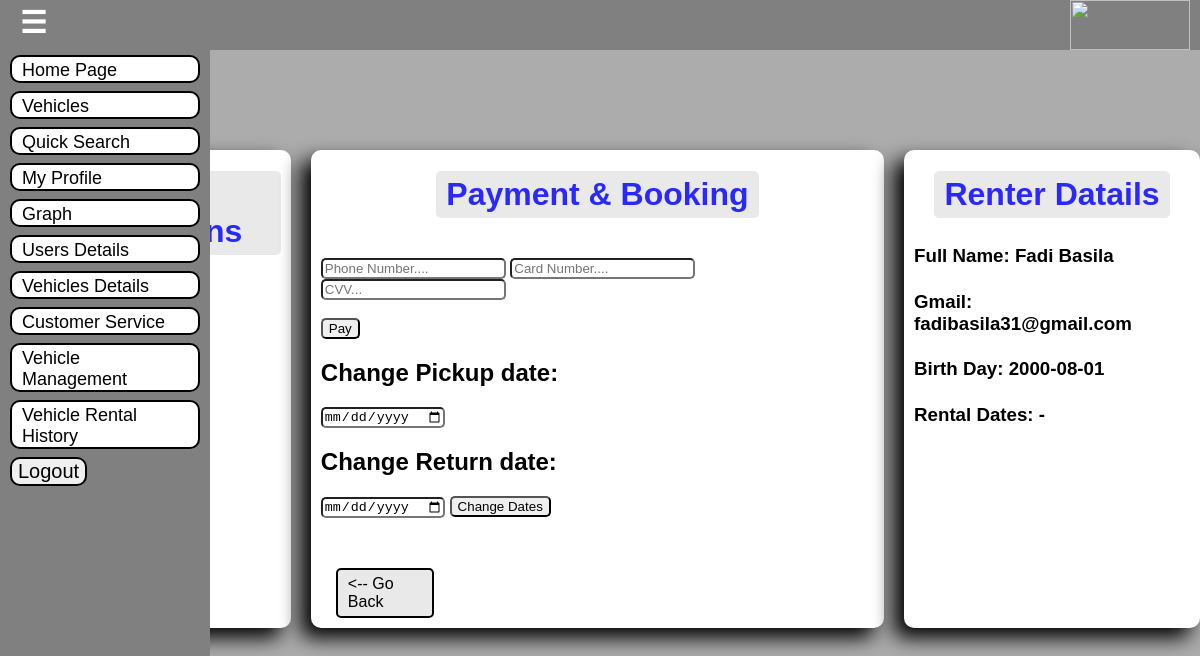
/Payment.php (signed in), run on an earlier commit of the app's database.
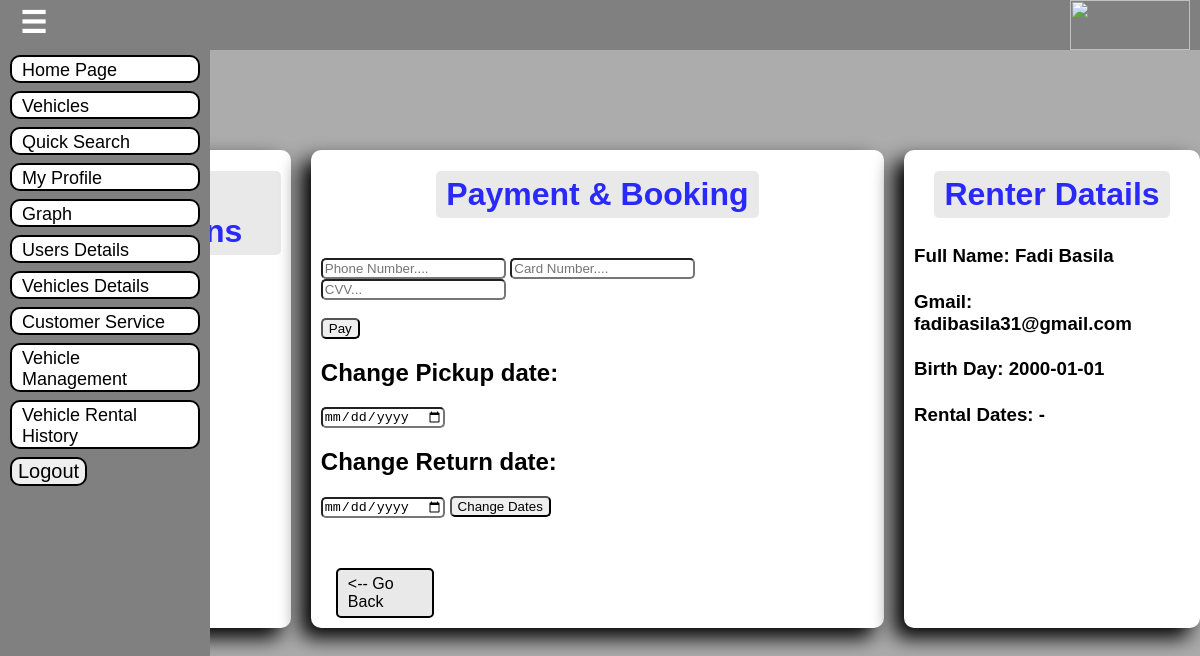
And on a later commit of the database.
### tables this page shows
CREATE TABLE IF NOT EXISTS `users` (
  `Id` int NOT NULL AUTO_INCREMENT,
  `FirstName` varchar(250) NOT NULL,
  `LastName` varchar(250) NOT NULL,
  `Gmail` varchar(250) NOT NULL,
  `IdNumber` varchar(9) NOT NULL,
  `Password` varchar(250) NOT NULL,
  `Password1` varchar(250) NOT NULL,
  `Password2` varchar(250) DEFAULT NULL,
  `Password3` varchar(250) DEFAULT NULL,
  `HaveDriverLicense` tinyint(1) NOT NULL DEFAULT '0',
  `Blocked` tinyint(1) NOT NULL DEFAULT '0',
  `FailedTimes` int NOT NULL DEFAULT '0',
  `BirthDay` date NOT NULL,
  `PhoneNumber` varchar(250) DEFAULT NULL,
  `Role` varchar(250) NOT NULL,
  `StartTimeExpired` datetime DEFAULT NULL,
  `EndTimeExpired` datetime DEFAULT NULL,
  PRIMARY KEY (`Id`)
);

### Payment.php (the view, shortened to what this page needs)
<?php
    include "Nav.php";
    $con=OpenCon();
    $gmail=$_SESSION['Gmail'];
    if(isset($_SESSION['StartUse'])){
        $pickup=$_SESSION['StartUse'];
    }else{
        $pickup="";
    }
    if(isset($_SESSION['EndUse'])){
        $return=$_SESSION['EndUse'];
    }else{
        $return="";
    }
    $HaveDriverLicense="";
?>
<!DOCTYPE html>
<html lang="en">
    <head>
    </head>
    <body>
        <div class="Css1">
            <div class="Css2">
                <div class="Css3">
                    <h1>Car Informations</h1><br>
                </div>
                <div class="Css3">
                    <form method="post">
                        <h1>Payment & Booking</h1><br>
                        <label><input type="tel" name="PhoneNumber" placeholder="Phone Number...." <?php if(isset($_SESSION['PN'])){$PN=$_SESSION['PN']; echo "value='$PN'";}?> required></label>
                        <label><input type="text" name="CardNumber" placeholder="Card Number...." <?php if(isset($_SESSION['CN'])){$CN=$_SESSION['CN']; echo "value='$CN'";}?> required></label>
                        <label><input type="tel" name="CVV" pattern="[0-9]{3,4}" placeholder="CVV..." <?php if(isset($_SESSION['CVV'])){$CVV=$_SESSION['CVV']; echo "value='$CVV'";}?> required></label><br><br>
                        <button type="submit" name="Pay">Pay</button>
                    </form>
                    <form method="post">
                        <h2>Change Pickup date:</h2>
                        <input type="date" min="<?php echo date('Y-m-d',strtotime('+1 day'));?>" name="pickup" required>
                        <h2>Change Return date:</h2>
                        <input type="date" min="<?php echo date('Y-m-d',strtotime('+2 day'));?>" name="return" required>
                        <button type="submit" name="ChangeDates">Change Dates</button>
                    </form>
                    <a href="VehicleDetails.php"><-- Go Back</a>
                </div>
                <div class="Css3">
                    <h1>Renter Datails</h1>
                    <?php
                        $pickup2="";
                        $return2="";
                        $customers=mysqli_query($con,"SELECT * FROM Users");
                        while($c=mysqli_fetch_array($customers)){
                            if($c['Gmail']==$gmail){
                                echo "<h3>Full Name: ".$c['FirstName']." ".$c['LastName']."</h3><br>
                                <h3>Gmail: ".$c['Gmail']."</h3><br>
                                <h3>Birth Day: ".$c['BirthDay']."</h3><br>";
                                echo $HaveDriverLicense."<h3>Rental Dates: ".$pickup2." - ".$return2."</h3><br>";
                                $pickup2=strtotime($pickup);
                                $return2=strtotime($return);
                                break;
                            }
                        }
                    ?>
                </div>
            </div>
        </div>
    </body>
</html>

What changed in the data, as far as the page shows it:
changed users "Fadi": BirthDay "2000-08-01" → "2000-01-01"
